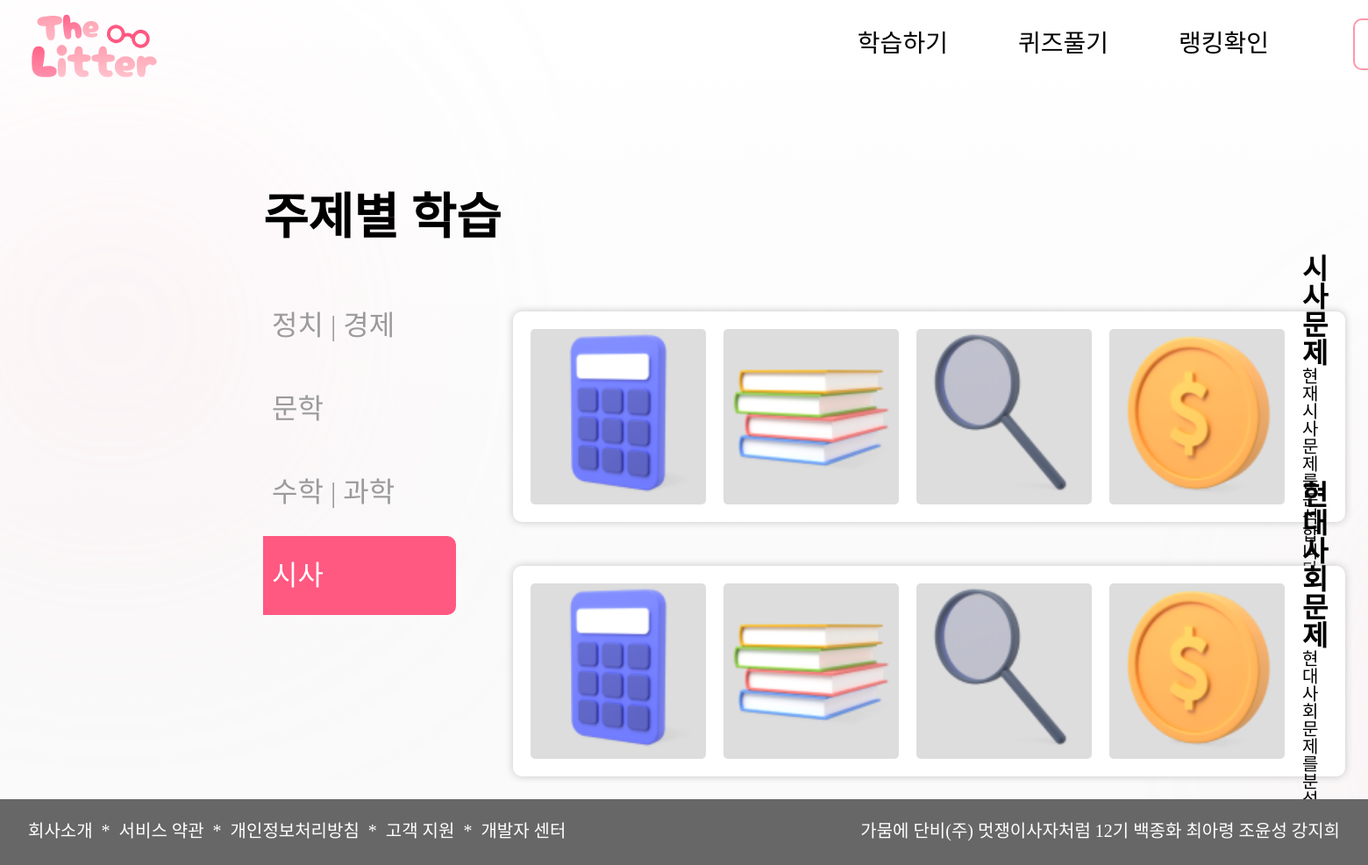
The app's page /subject/시사 with its own data.
### api/models.py (models this page shows)
class Lecture(Base):
    __tablename__ = 'lectures'
    id = Column(Integer, primary_key=True, index=True)
    title = Column(String, index=True)
    difficulty = Column(Integer, index=True)
    topic = Column(String, index=True)
    image = Column(String, index=True)
    description = Column(Text, index=True)

### main.py (the view)
@app.get("/subject/{topic}")
async def get_lectures_by_topic(request: Request, topic: str, db: Session = Depends(get_db)):
    lectures = db.query(Lecture).filter(Lecture.topic == topic).all()
    return templates.TemplateResponse("subjectSelect.html", {"request": request, "lectures": lectures, "current_topic": topic})

### templates/subjectSelect.html (shortened to what this page needs)
<!DOCTYPE html>
<html lang="ko">
  <head>
    <link
      rel="stylesheet"
      href="{{ url_for('static', path='css/subjectSelect.css') }}"
    />
  </head>
  <body>
    {% include "header.html" %}
    <div class="container">
      <div class="sidebar">
        <div class="topic">주제별 학습</div>
        <ul>
          <li>
            <a
              href="/subject/정치%20|%20경제"
              class="{% if current_topic == '정치 | 경제' %}active{% endif %}"
              >정치 | 경제</a
            >
          </li>
          <li>
            <a
              href="/subject/문학"
              class="{% if current_topic == '문학' %}active{% endif %}"
              >문학</a
            >
          </li>
          <li>
            <a
              href="/subject/수학%20|%20과학"
              class="{% if current_topic == '수학 | 과학' %}active{% endif %}"
              >수학 | 과학</a
            >
          </li>
          <li>
            <a
              href="/subject/시사"
              class="{% if current_topic == '시사' %}active{% endif %}"
              >시사</a
            >
          </li>
        </ul>
      </div>
      <div class="main-content">
        <div class="content-cards">
          {% for lecture in lectures %}
          <div class="content-card">
            <img src="{{ url_for('static', path='images/math.png') }}" alt="User Photo">
            <img src="{{ url_for('static', path='images/literature.png') }}" alt="User Photo">
            <img src="{{ url_for('static', path='images/event.png') }}" alt="User Photo">
            <img src="{{ url_for('static', path='images/economy.png') }}" alt="User Photo">
            <div class="details">
              <div class="title">{{ lecture.title }}</div>
              <div class="description">{{ lecture.description }}</div>
            </div>
          </div>
          {% endfor %}
        </div>
      </div>
    </div>
    {% include "footer.html" %}
  </body>
</html>

### static/css/subjectSelect.css (style rules this page uses)
body { font-family: Arial, sans-serif; margin: 0; padding: 0; background: url("../images/bg2.svg"); }
.container { max-width: 1200px; margin: 0 auto; margin-left: 180px; padding: 120px; padding-top: 200px; }
.sidebar { float: left; width: 20%; margin-top: 20px; }
.sidebar .topic { font-size: 3.5em; font-weight: bold; width: 300px; font-family: "Pretendard-SemiBold"; }
.sidebar ul { margin-top: 50px; list-style: none; padding: 0; }
.sidebar ul li { margin-bottom: 5px; line-height: 500%; }
.sidebar ul li a { font-size: 2em; text-decoration: none; color: #9b9b9b; display: block; padding: 5px 10px; font-family: "Pretendard-SemiBold"; border-radius: 0 10px 10px 0; }
.sidebar ul li a.active { font-size: 2em; color: #ffffff; background-color: #ff5881; font-family: "Pretendard-SemiBold"; width: 200px; height: 80px; }
.main-content { float: right; width: 75%; margin-top: 135px; }
.content-cards { display: grid; grid-template-columns: repeat(2, 1fr); gap: 50px; margin-top: 20px; width: 1000px; height: 250px; }
.content-card { background-color: white; padding: 20px; box-shadow: 0 0 10px #c5c5c5; border-radius: 10px; display: flex; align-items: center; gap: 20px; }
.content-card img { width: 200px; height: 200px; background-color: #ddd; border-radius: 5px; }
.content-card .details { display: flex; flex-direction: column; justify-content: center; height: 200px; }
.content-card .details .title { font-size: 32px; font-weight: bold; color: #000000; font-family: "Pretendard-Bold"; }
.content-card .details .description { color: #000000; font-family: "Pretendard-Medium"; margin-top: auto; font-size: 20px; margin-bottom: auto; }

### static/css/header.css (style rules this page uses)
a { text-decoration: none; }
a:visited, a:link, a:active { color: #000; }

### records on screen
Lecture: title "시사 문제", description "현재 시사 문제를…"
Lecture: title "현대 사회 문제", description "현대 사회 문제를…"
